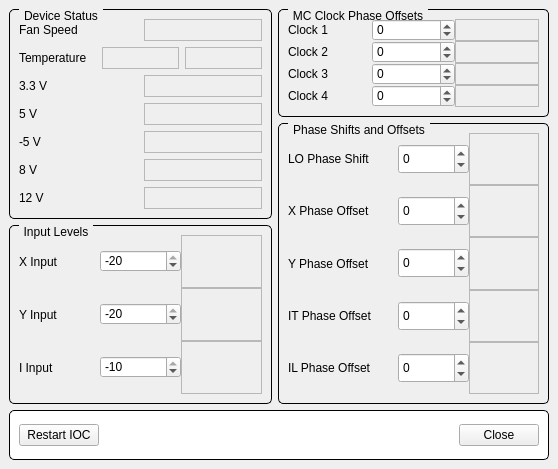
<?xml version="1.0" encoding="UTF-8"?>
<ui version="4.0">
 <class>FormFrontEndBBB</class>
 <widget class="QMainWindow" name="FormFrontEndBBB">
  <property name="geometry">
   <rect>
    <x>0</x>
    <y>0</y>
    <width>558</width>
    <height>469</height>
   </rect>
  </property>
  <property name="windowTitle">
   <string>BBB Front End</string>
  </property>
  <widget class="QWidget" name="centralwidget">
   <layout class="QGridLayout" name="gridLayout">
    <item row="0" column="0" rowspan="2">
     <widget class="QGroupBox" name="groupBox_4">
      <property name="sizePolicy">
       <sizepolicy hsizetype="MinimumExpanding" vsizetype="MinimumExpanding">
        <horstretch>0</horstretch>
        <verstretch>0</verstretch>
       </sizepolicy>
      </property>
      <property name="minimumSize">
       <size>
        <width>181</width>
        <height>210</height>
       </size>
      </property>
      <property name="styleSheet">
       <string notr="true">QGroupBox {
    border: 1px solid black;
    border-radius: 5px;
    margin-top: 0.5em;

    margin-right: 0.5em;
}

QGroupBox::title {
    subcontrol-origin: margin;
    left: 10px;
    padding: 0 3px 0 3px;
}</string>
      </property>
      <property name="title">
       <string>Device Status</string>
      </property>
      <layout class="QVBoxLayout" name="verticalLayout">
       <item>
        <layout class="QHBoxLayout" name="horizontalLayout_17">
         <item>
          <widget class="QLabel" name="label_15">
           <property name="text">
            <string>Fan Speed</string>
           </property>
          </widget>
         </item>
         <item>
          <widget class="QELabel" name="qelabel_15">
           <property name="frameShape">
            <enum>QFrame::StyledPanel</enum>
           </property>
           <property name="variable" stdset="0">
            <string>SR-RF-BBB-FE:FAN:MSP</string>
           </property>
          </widget>
         </item>
        </layout>
       </item>
       <item>
        <layout class="QHBoxLayout" name="horizontalLayout">
         <item>
          <widget class="QLabel" name="label_21">
           <property name="text">
            <string>Temperature</string>
           </property>
          </widget>
         </item>
         <item>
          <widget class="QELabel" name="qelabel_21">
           <property name="frameShape">
            <enum>QFrame::StyledPanel</enum>
           </property>
           <property name="variable" stdset="0">
            <string>SR-RF-BBB-FE:TEMP</string>
           </property>
          </widget>
         </item>
         <item>
          <widget class="QELabel" name="qelabel_22">
           <property name="frameShape">
            <enum>QFrame::StyledPanel</enum>
           </property>
           <property name="variable" stdset="0">
            <string>SR-RF-BBB-FE:TEMP:ALARM</string>
           </property>
          </widget>
         </item>
        </layout>
       </item>
       <item>
        <layout class="QHBoxLayout" name="horizontalLayout_18">
         <item>
          <widget class="QLabel" name="label_16">
           <property name="text">
            <string>3.3 V</string>
           </property>
          </widget>
         </item>
         <item>
          <widget class="QELabel" name="qelabel_16">
           <property name="frameShape">
            <enum>QFrame::StyledPanel</enum>
           </property>
           <property name="variable" stdset="0">
            <string>SR-RF-BBB-FE:VOL:3V3</string>
           </property>
          </widget>
         </item>
        </layout>
       </item>
       <item>
        <layout class="QHBoxLayout" name="horizontalLayout_19">
         <item>
          <widget class="QLabel" name="label_17">
           <property name="text">
            <string>5 V</string>
           </property>
          </widget>
         </item>
         <item>
          <widget class="QELabel" name="qelabel_17">
           <property name="frameShape">
            <enum>QFrame::StyledPanel</enum>
           </property>
           <property name="variable" stdset="0">
            <string>SR-RF-BBB-FE:VOL:5V</string>
           </property>
          </widget>
         </item>
        </layout>
       </item>
       <item>
        <layout class="QHBoxLayout" name="horizontalLayout_20">
         <item>
          <widget class="QLabel" name="label_18">
           <property name="text">
            <string>-5 V</string>
           </property>
          </widget>
         </item>
         <item>
          <widget class="QELabel" name="qelabel_18">
           <property name="frameShape">
            <enum>QFrame::StyledPanel</enum>
           </property>
           <property name="variable" stdset="0">
            <string>SR-RF-BBB-FE:VOL:5VN</string>
           </property>
          </widget>
         </item>
        </layout>
       </item>
       <item>
        <layout class="QHBoxLayout" name="horizontalLayout_21">
         <item>
          <widget class="QLabel" name="label_19">
           <property name="text">
            <string>8 V</string>
           </property>
          </widget>
         </item>
         <item>
          <widget class="QELabel" name="qelabel_19">
           <property name="frameShape">
            <enum>QFrame::StyledPanel</enum>
           </property>
           <property name="variable" stdset="0">
            <string>SR-RF-BBB-FE:VOL:8V</string>
           </property>
          </widget>
         </item>
        </layout>
       </item>
       <item>
        <layout class="QHBoxLayout" name="horizontalLayout_22">
         <item>
          <widget class="QLabel" name="label_20">
           <property name="text">
            <string>12 V</string>
           </property>
          </widget>
         </item>
         <item>
          <widget class="QELabel" name="qelabel_20">
           <property name="frameShape">
            <enum>QFrame::StyledPanel</enum>
           </property>
           <property name="variable" stdset="0">
            <string>SR-RF-BBB-FE:VOL:12V</string>
           </property>
          </widget>
         </item>
        </layout>
       </item>
      </layout>
     </widget>
    </item>
    <item row="0" column="1">
     <widget class="QGroupBox" name="groupBox_3">
      <property name="styleSheet">
       <string notr="true">QGroupBox {
    border: 1px solid black;
    border-radius: 5px;
    margin-top: 0.5em;
}

QGroupBox::title {
    subcontrol-origin: margin;
    left: 10px;
    padding: 0 3px 0 3px;
}</string>
      </property>
      <property name="title">
       <string>MC Clock Phase Offsets</string>
      </property>
      <layout class="QVBoxLayout" name="verticalLayout_4">
       <property name="spacing">
        <number>0</number>
       </property>
       <item>
        <layout class="QHBoxLayout" name="horizontalLayout_11">
         <item>
          <widget class="QLabel" name="label_9">
           <property name="text">
            <string>Clock 1</string>
           </property>
          </widget>
         </item>
         <item>
          <widget class="QESpinBox" name="qespinbox_9">
           <property name="decimals">
            <number>0</number>
           </property>
           <property name="minimum">
            <double>-180.000000000000000</double>
           </property>
           <property name="maximum">
            <double>180.000000000000000</double>
           </property>
           <property name="variable" stdset="0">
            <string>SR-RF-BBB-FE:PHA:CLO:$(c):SP</string>
           </property>
           <property name="variableSubstitutions" stdset="0">
            <string>c=1</string>
           </property>
          </widget>
         </item>
         <item>
          <widget class="QELabel" name="qelabel_9">
           <property name="frameShape">
            <enum>QFrame::StyledPanel</enum>
           </property>
           <property name="variable" stdset="0">
            <string>SR-RF-BBB-FE:PHA:CLO:$(c)</string>
           </property>
           <property name="variableSubstitutions" stdset="0">
            <string>c=1</string>
           </property>
          </widget>
         </item>
        </layout>
       </item>
       <item>
        <layout class="QHBoxLayout" name="horizontalLayout_12">
         <item>
          <widget class="QLabel" name="label_10">
           <property name="text">
            <string>Clock 2</string>
           </property>
          </widget>
         </item>
         <item>
          <widget class="QESpinBox" name="qespinbox_10">
           <property name="decimals">
            <number>0</number>
           </property>
           <property name="minimum">
            <double>-180.000000000000000</double>
           </property>
           <property name="maximum">
            <double>180.000000000000000</double>
           </property>
           <property name="variable" stdset="0">
            <string>SR-RF-BBB-FE:PHA:CLO:$(c):SP</string>
           </property>
           <property name="variableSubstitutions" stdset="0">
            <string>c=2</string>
           </property>
          </widget>
         </item>
         <item>
          <widget class="QELabel" name="qelabel_10">
           <property name="frameShape">
            <enum>QFrame::StyledPanel</enum>
           </property>
           <property name="variable" stdset="0">
            <string>SR-RF-BBB-FE:PHA:CLO:$(c)</string>
           </property>
           <property name="variableSubstitutions" stdset="0">
            <string>c=2</string>
           </property>
          </widget>
         </item>
        </layout>
       </item>
       <item>
        <layout class="QHBoxLayout" name="horizontalLayout_13">
         <item>
          <widget class="QLabel" name="label_11">
           <property name="text">
            <string>Clock 3</string>
           </property>
          </widget>
         </item>
         <item>
          <widget class="QESpinBox" name="qespinbox_11">
           <property name="decimals">
            <number>0</number>
           </property>
           <property name="minimum">
            <double>-180.000000000000000</double>
           </property>
           <property name="maximum">
            <double>180.000000000000000</double>
           </property>
           <property name="variable" stdset="0">
            <string>SR-RF-BBB-FE:PHA:CLO:$(c):SP</string>
           </property>
           <property name="variableSubstitutions" stdset="0">
            <string>c=3</string>
           </property>
          </widget>
         </item>
         <item>
          <widget class="QELabel" name="qelabel_11">
           <property name="frameShape">
            <enum>QFrame::StyledPanel</enum>
           </property>
           <property name="variable" stdset="0">
            <string>SR-RF-BBB-FE:PHA:CLO:$(c)</string>
           </property>
           <property name="variableSubstitutions" stdset="0">
            <string>c=3</string>
           </property>
          </widget>
         </item>
        </layout>
       </item>
       <item>
        <layout class="QHBoxLayout" name="horizontalLayout_14">
         <item>
          <widget class="QLabel" name="label_12">
           <property name="text">
            <string>Clock 4</string>
           </property>
          </widget>
         </item>
         <item>
          <widget class="QESpinBox" name="qespinbox_12">
           <property name="decimals">
            <number>0</number>
           </property>
           <property name="minimum">
            <double>-180.000000000000000</double>
           </property>
           <property name="maximum">
            <double>180.000000000000000</double>
           </property>
           <property name="variable" stdset="0">
            <string>SR-RF-BBB-FE:PHA:CLO:$(c):SP</string>
           </property>
           <property name="variableSubstitutions" stdset="0">
            <string>c=4</string>
           </property>
          </widget>
         </item>
         <item>
          <widget class="QELabel" name="qelabel_12">
           <property name="frameShape">
            <enum>QFrame::StyledPanel</enum>
           </property>
           <property name="variable" stdset="0">
            <string>SR-RF-BBB-FE:PHA:CLO:$(c)</string>
           </property>
           <property name="variableSubstitutions" stdset="0">
            <string>c=4</string>
           </property>
          </widget>
         </item>
        </layout>
       </item>
      </layout>
     </widget>
    </item>
    <item row="1" column="1" rowspan="2">
     <widget class="QGroupBox" name="groupBox_2">
      <property name="sizePolicy">
       <sizepolicy hsizetype="MinimumExpanding" vsizetype="MinimumExpanding">
        <horstretch>0</horstretch>
        <verstretch>0</verstretch>
       </sizepolicy>
      </property>
      <property name="minimumSize">
       <size>
        <width>271</width>
        <height>181</height>
       </size>
      </property>
      <property name="styleSheet">
       <string notr="true">QGroupBox {
    border: 1px solid black;
    border-radius: 5px;
    margin-top: 0.5em;
    margin-bottom: 0.5em;
}

QGroupBox::title {
    subcontrol-origin: margin;
    left: 10px;
    padding: 0 3px 0 3px;
}</string>
      </property>
      <property name="title">
       <string>Phase Shifts and Offsets</string>
      </property>
      <layout class="QVBoxLayout" name="verticalLayout_3">
       <property name="spacing">
        <number>0</number>
       </property>
       <item>
        <layout class="QHBoxLayout" name="horizontalLayout_6">
         <item>
          <widget class="QLabel" name="label_4">
           <property name="sizePolicy">
            <sizepolicy hsizetype="MinimumExpanding" vsizetype="Preferred">
             <horstretch>0</horstretch>
             <verstretch>0</verstretch>
            </sizepolicy>
           </property>
           <property name="minimumSize">
            <size>
             <width>110</width>
             <height>30</height>
            </size>
           </property>
           <property name="text">
            <string>LO Phase Shift</string>
           </property>
          </widget>
         </item>
         <item>
          <widget class="QESpinBox" name="qespinbox_4">
           <property name="sizePolicy">
            <sizepolicy hsizetype="MinimumExpanding" vsizetype="Fixed">
             <horstretch>0</horstretch>
             <verstretch>0</verstretch>
            </sizepolicy>
           </property>
           <property name="minimumSize">
            <size>
             <width>60</width>
             <height>30</height>
            </size>
           </property>
           <property name="decimals">
            <number>0</number>
           </property>
           <property name="minimum">
            <double>-180.000000000000000</double>
           </property>
           <property name="maximum">
            <double>180.000000000000000</double>
           </property>
           <property name="variable" stdset="0">
            <string>SR-RF-BBB-FE:PHA:SP</string>
           </property>
          </widget>
         </item>
         <item>
          <widget class="QELabel" name="qelabel_4">
           <property name="sizePolicy">
            <sizepolicy hsizetype="MinimumExpanding" vsizetype="Preferred">
             <horstretch>0</horstretch>
             <verstretch>0</verstretch>
            </sizepolicy>
           </property>
           <property name="minimumSize">
            <size>
             <width>70</width>
             <height>0</height>
            </size>
           </property>
           <property name="frameShape">
            <enum>QFrame::StyledPanel</enum>
           </property>
           <property name="variable" stdset="0">
            <string>SR-RF-BBB-FE:PHA</string>
           </property>
          </widget>
         </item>
        </layout>
       </item>
       <item>
        <layout class="QHBoxLayout" name="horizontalLayout_7">
         <item>
          <widget class="QLabel" name="label_5">
           <property name="sizePolicy">
            <sizepolicy hsizetype="MinimumExpanding" vsizetype="Preferred">
             <horstretch>0</horstretch>
             <verstretch>0</verstretch>
            </sizepolicy>
           </property>
           <property name="minimumSize">
            <size>
             <width>110</width>
             <height>30</height>
            </size>
           </property>
           <property name="text">
            <string>X Phase Offset</string>
           </property>
          </widget>
         </item>
         <item>
          <widget class="QESpinBox" name="qespinbox_5">
           <property name="sizePolicy">
            <sizepolicy hsizetype="MinimumExpanding" vsizetype="Fixed">
             <horstretch>0</horstretch>
             <verstretch>0</verstretch>
            </sizepolicy>
           </property>
           <property name="minimumSize">
            <size>
             <width>60</width>
             <height>30</height>
            </size>
           </property>
           <property name="decimals">
            <number>0</number>
           </property>
           <property name="minimum">
            <double>-180.000000000000000</double>
           </property>
           <property name="maximum">
            <double>180.000000000000000</double>
           </property>
           <property name="variable" stdset="0">
            <string>SR-RF-BBB-FE:PHA:OFF:X:SP</string>
           </property>
          </widget>
         </item>
         <item>
          <widget class="QELabel" name="qelabel_5">
           <property name="sizePolicy">
            <sizepolicy hsizetype="MinimumExpanding" vsizetype="Preferred">
             <horstretch>0</horstretch>
             <verstretch>0</verstretch>
            </sizepolicy>
           </property>
           <property name="minimumSize">
            <size>
             <width>70</width>
             <height>0</height>
            </size>
           </property>
           <property name="frameShape">
            <enum>QFrame::StyledPanel</enum>
           </property>
           <property name="variable" stdset="0">
            <string>SR-RF-BBB-FE:PHA:OFF:X</string>
           </property>
          </widget>
         </item>
        </layout>
       </item>
       <item>
        <layout class="QHBoxLayout" name="horizontalLayout_8">
         <item>
          <widget class="QLabel" name="label_6">
           <property name="sizePolicy">
            <sizepolicy hsizetype="MinimumExpanding" vsizetype="Preferred">
             <horstretch>0</horstretch>
             <verstretch>0</verstretch>
            </sizepolicy>
           </property>
           <property name="minimumSize">
            <size>
             <width>110</width>
             <height>30</height>
            </size>
           </property>
           <property name="text">
            <string>Y Phase Offset</string>
           </property>
          </widget>
         </item>
         <item>
          <widget class="QESpinBox" name="qespinbox_6">
           <property name="sizePolicy">
            <sizepolicy hsizetype="MinimumExpanding" vsizetype="Fixed">
             <horstretch>0</horstretch>
             <verstretch>0</verstretch>
            </sizepolicy>
           </property>
           <property name="minimumSize">
            <size>
             <width>60</width>
             <height>30</height>
            </size>
           </property>
           <property name="decimals">
            <number>0</number>
           </property>
           <property name="minimum">
            <double>-180.000000000000000</double>
           </property>
           <property name="maximum">
            <double>180.000000000000000</double>
           </property>
           <property name="variable" stdset="0">
            <string>SR-RF-BBB-FE:PHA:OFF:Y:SP</string>
           </property>
          </widget>
         </item>
         <item>
          <widget class="QELabel" name="qelabel_6">
           <property name="sizePolicy">
            <sizepolicy hsizetype="MinimumExpanding" vsizetype="Preferred">
             <horstretch>0</horstretch>
             <verstretch>0</verstretch>
            </sizepolicy>
           </property>
           <property name="minimumSize">
            <size>
             <width>70</width>
             <height>0</height>
            </size>
           </property>
           <property name="frameShape">
            <enum>QFrame::StyledPanel</enum>
           </property>
           <property name="variable" stdset="0">
            <string>SR-RF-BBB-FE:PHA:OFF:Y</string>
           </property>
          </widget>
         </item>
        </layout>
       </item>
       <item>
        <layout class="QHBoxLayout" name="horizontalLayout_9">
         <item>
          <widget class="QLabel" name="label_7">
           <property name="sizePolicy">
            <sizepolicy hsizetype="MinimumExpanding" vsizetype="Preferred">
             <horstretch>0</horstretch>
             <verstretch>0</verstretch>
            </sizepolicy>
           </property>
           <property name="minimumSize">
            <size>
             <width>110</width>
             <height>30</height>
            </size>
           </property>
           <property name="text">
            <string>IT Phase Offset</string>
           </property>
          </widget>
         </item>
         <item>
          <widget class="QESpinBox" name="qespinbox_7">
           <property name="sizePolicy">
            <sizepolicy hsizetype="MinimumExpanding" vsizetype="Fixed">
             <horstretch>0</horstretch>
             <verstretch>0</verstretch>
            </sizepolicy>
           </property>
           <property name="minimumSize">
            <size>
             <width>60</width>
             <height>30</height>
            </size>
           </property>
           <property name="decimals">
            <number>0</number>
           </property>
           <property name="minimum">
            <double>-180.000000000000000</double>
           </property>
           <property name="maximum">
            <double>180.000000000000000</double>
           </property>
           <property name="variable" stdset="0">
            <string>SR-RF-BBB-FE:PHA:OFF:IT:SP</string>
           </property>
          </widget>
         </item>
         <item>
          <widget class="QELabel" name="qelabel_7">
           <property name="sizePolicy">
            <sizepolicy hsizetype="MinimumExpanding" vsizetype="Preferred">
             <horstretch>0</horstretch>
             <verstretch>0</verstretch>
            </sizepolicy>
           </property>
           <property name="minimumSize">
            <size>
             <width>70</width>
             <height>0</height>
            </size>
           </property>
           <property name="frameShape">
            <enum>QFrame::StyledPanel</enum>
           </property>
           <property name="variable" stdset="0">
            <string>SR-RF-BBB-FE:PHA:OFF:IT</string>
           </property>
          </widget>
         </item>
        </layout>
       </item>
       <item>
        <layout class="QHBoxLayout" name="horizontalLayout_10">
         <item>
          <widget class="QLabel" name="label_8">
           <property name="sizePolicy">
            <sizepolicy hsizetype="MinimumExpanding" vsizetype="Preferred">
             <horstretch>0</horstretch>
             <verstretch>0</verstretch>
            </sizepolicy>
           </property>
           <property name="minimumSize">
            <size>
             <width>110</width>
             <height>30</height>
            </size>
           </property>
           <property name="text">
            <string>IL Phase Offset</string>
           </property>
          </widget>
         </item>
         <item>
          <widget class="QESpinBox" name="qespinbox_8">
           <property name="sizePolicy">
            <sizepolicy hsizetype="MinimumExpanding" vsizetype="Fixed">
             <horstretch>0</horstretch>
             <verstretch>0</verstretch>
            </sizepolicy>
           </property>
           <property name="minimumSize">
            <size>
             <width>60</width>
             <height>30</height>
            </size>
           </property>
           <property name="decimals">
            <number>0</number>
           </property>
           <property name="minimum">
            <double>-180.000000000000000</double>
           </property>
           <property name="maximum">
            <double>180.000000000000000</double>
           </property>
           <property name="variable" stdset="0">
            <string>SR-RF-BBB-FE:PHA:OFF:IL:SP</string>
           </property>
          </widget>
         </item>
         <item>
          <widget class="QELabel" name="qelabel_8">
           <property name="sizePolicy">
            <sizepolicy hsizetype="MinimumExpanding" vsizetype="Preferred">
             <horstretch>0</horstretch>
             <verstretch>0</verstretch>
            </sizepolicy>
           </property>
           <property name="minimumSize">
            <size>
             <width>70</width>
             <height>0</height>
            </size>
           </property>
           <property name="frameShape">
            <enum>QFrame::StyledPanel</enum>
           </property>
           <property name="variable" stdset="0">
            <string>SR-RF-BBB-FE:PHA:OFF:IL</string>
           </property>
          </widget>
         </item>
        </layout>
       </item>
      </layout>
     </widget>
    </item>
    <item row="2" column="0">
     <widget class="QGroupBox" name="groupBox">
      <property name="sizePolicy">
       <sizepolicy hsizetype="MinimumExpanding" vsizetype="MinimumExpanding">
        <horstretch>0</horstretch>
        <verstretch>0</verstretch>
       </sizepolicy>
      </property>
      <property name="minimumSize">
       <size>
        <width>198</width>
        <height>121</height>
       </size>
      </property>
      <property name="styleSheet">
       <string notr="true">QGroupBox {
    border: 1px solid black;
    border-radius: 5px;
    margin-top: 0.5em;

    margin-right: 0.5em;
    margin-bottom: 0.5em;
}

QGroupBox::title {
    subcontrol-origin: margin;
    left: 10px;
    padding: 0 3px 0 3px;
}</string>
      </property>
      <property name="title">
       <string>Input Levels</string>
      </property>
      <layout class="QVBoxLayout" name="verticalLayout_2">
       <property name="spacing">
        <number>0</number>
       </property>
       <item>
        <layout class="QHBoxLayout" name="horizontalLayout_3">
         <item>
          <widget class="QLabel" name="label">
           <property name="text">
            <string>X Input</string>
           </property>
          </widget>
         </item>
         <item>
          <widget class="QESpinBox" name="qespinbox">
           <property name="decimals">
            <number>0</number>
           </property>
           <property name="minimum">
            <double>-60.000000000000000</double>
           </property>
           <property name="maximum">
            <double>-20.000000000000000</double>
           </property>
           <property name="variable" stdset="0">
            <string>SR-RF-BBB-FE:LEV:X:SP</string>
           </property>
          </widget>
         </item>
         <item>
          <widget class="QELabel" name="qelabel">
           <property name="frameShape">
            <enum>QFrame::StyledPanel</enum>
           </property>
           <property name="variable" stdset="0">
            <string>SR-RF-BBB-FE:LEV:X</string>
           </property>
          </widget>
         </item>
        </layout>
       </item>
       <item>
        <layout class="QHBoxLayout" name="horizontalLayout_4">
         <item>
          <widget class="QLabel" name="label_2">
           <property name="text">
            <string>Y Input</string>
           </property>
          </widget>
         </item>
         <item>
          <widget class="QESpinBox" name="qespinbox_2">
           <property name="decimals">
            <number>0</number>
           </property>
           <property name="minimum">
            <double>-60.000000000000000</double>
           </property>
           <property name="maximum">
            <double>-20.000000000000000</double>
           </property>
           <property name="variable" stdset="0">
            <string>SR-RF-BBB-FE:LEV:Y:SP</string>
           </property>
          </widget>
         </item>
         <item>
          <widget class="QELabel" name="qelabel_2">
           <property name="frameShape">
            <enum>QFrame::StyledPanel</enum>
           </property>
           <property name="variable" stdset="0">
            <string>SR-RF-BBB-FE:LEV:Y</string>
           </property>
          </widget>
         </item>
        </layout>
       </item>
       <item>
        <layout class="QHBoxLayout" name="horizontalLayout_5">
         <item>
          <widget class="QLabel" name="label_3">
           <property name="text">
            <string>I Input</string>
           </property>
          </widget>
         </item>
         <item>
          <widget class="QESpinBox" name="qespinbox_3">
           <property name="decimals">
            <number>0</number>
           </property>
           <property name="minimum">
            <double>-50.000000000000000</double>
           </property>
           <property name="maximum">
            <double>-10.000000000000000</double>
           </property>
           <property name="variable" stdset="0">
            <string>SR-RF-BBB-FE:LEV:I:SP</string>
           </property>
          </widget>
         </item>
         <item>
          <widget class="QELabel" name="qelabel_3">
           <property name="frameShape">
            <enum>QFrame::StyledPanel</enum>
           </property>
           <property name="variable" stdset="0">
            <string>SR-RF-BBB-FE:LEV:I</string>
           </property>
          </widget>
         </item>
        </layout>
       </item>
      </layout>
     </widget>
    </item>
    <item row="3" column="0" colspan="2">
     <widget class="QGroupBox" name="titleGroupBox_2">
      <property name="sizePolicy">
       <sizepolicy hsizetype="Preferred" vsizetype="Fixed">
        <horstretch>0</horstretch>
        <verstretch>0</verstretch>
       </sizepolicy>
      </property>
      <property name="minimumSize">
       <size>
        <width>0</width>
        <height>50</height>
       </size>
      </property>
      <property name="styleSheet">
       <string notr="true">QGroupBox {
	background-color: rgb(255, 255, 255);
    border: 1px solid black;
    border-radius: 5px;
}

QGroupBox::title {
    subcontrol-origin: margin;
    left: 10px;
    padding: 0 3px 0 3px;
}</string>
      </property>
      <property name="title">
       <string/>
      </property>
      <layout class="QHBoxLayout" name="horizontalLayout_2">
       <item>
        <widget class="QEPushButton" name="qepushbutton">
         <property name="text">
          <string>Restart IOC</string>
         </property>
         <property name="variable" stdset="0">
          <string>IOC-FE:SysReset</string>
         </property>
        </widget>
       </item>
       <item>
        <spacer name="horizontalSpacer">
         <property name="orientation">
          <enum>Qt::Horizontal</enum>
         </property>
         <property name="sizeHint" stdset="0">
          <size>
           <width>40</width>
           <height>20</height>
          </size>
         </property>
        </spacer>
       </item>
       <item>
        <widget class="QPushButton" name="btnClose">
         <property name="sizePolicy">
          <sizepolicy hsizetype="Fixed" vsizetype="Fixed">
           <horstretch>0</horstretch>
           <verstretch>0</verstretch>
          </sizepolicy>
         </property>
         <property name="text">
          <string>Close</string>
         </property>
        </widget>
       </item>
      </layout>
     </widget>
    </item>
   </layout>
  </widget>
 </widget>
 <customwidgets>
  <customwidget>
   <class>QELabel</class>
   <extends>QLabel</extends>
   <header>QELabel.h</header>
  </customwidget>
  <customwidget>
   <class>QEPushButton</class>
   <extends>QPushButton</extends>
   <header>QEPushButton.h</header>
  </customwidget>
  <customwidget>
   <class>QESpinBox</class>
   <extends>QDoubleSpinBox</extends>
   <header>QESpinBox.h</header>
  </customwidget>
 </customwidgets>
 <resources/>
 <connections/>
</ui>
